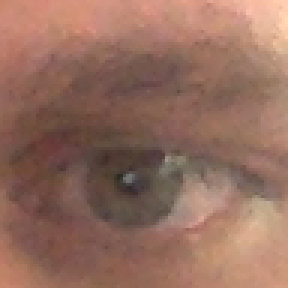
#> input picture PythonScript- EYE DETECTION/input2.png, 96 x 96 px (shown 3 times larger)
$ python pupil4.py
#> lines starting #> are read from the running program, lines starting #| are printed output that depends on the picture
import cv2
import numpy as np
import argparse

import math
from scipy.spatial import distance


# [5 lines of commented-out code are left out]
img = cv2.imread("input2.png", 0)
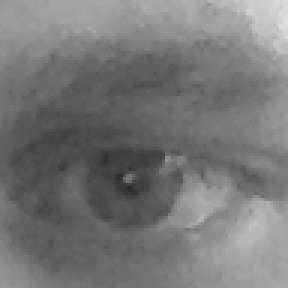
#> img: shape (96, 96) (shown 3 times larger); min 42, max 225, mean 119
img = cv2.medianBlur(img,5)
cimg = cv2.cvtColor(img,cv2.COLOR_GRAY2BGR)


circles = cv2.HoughCircles(img,cv2.HOUGH_GRADIENT,1,100,param1=50,param2=25,minRadius=10,maxRadius=30)
#> circles = None

#> (the run stopped early here; a loop or call above may not have finished)

$ run again, with PythonScript- EYE DETECTION/input.jpg saved as PythonScript- EYE DETECTION/input2.png
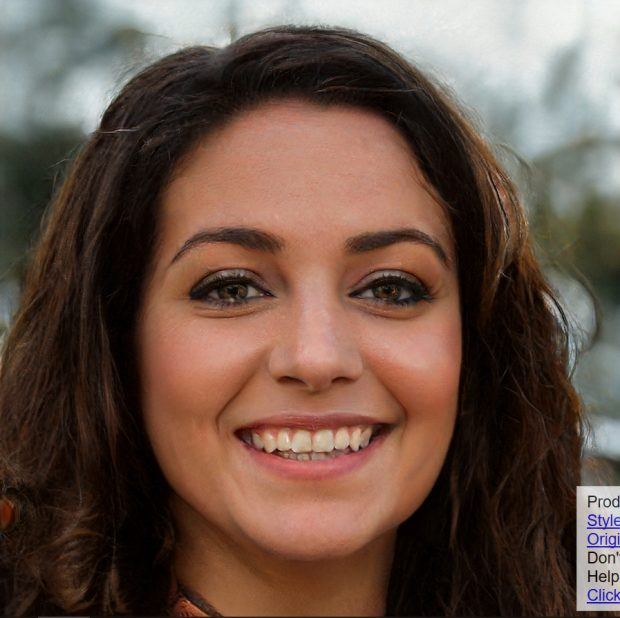
#> input picture PythonScript- EYE DETECTION/input.jpg, 620 x 618 px
#> `img = cv2.imread("input2.png", 0)`:
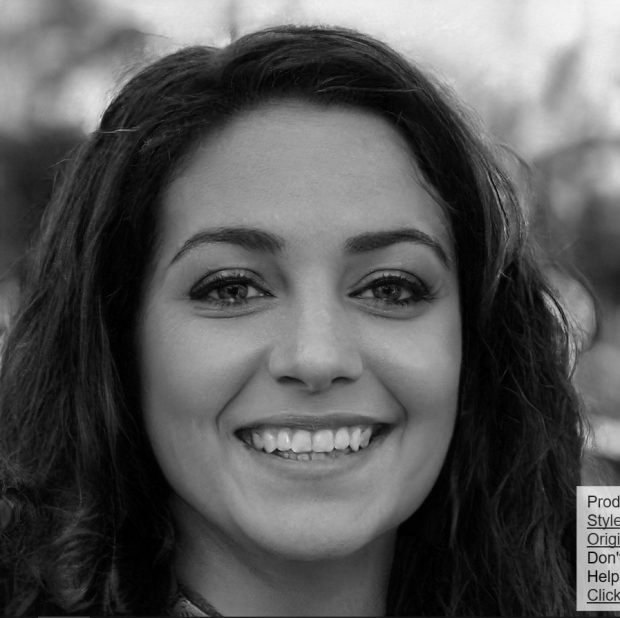
#> img: shape (618, 620); min 0, max 244, mean 87.8
#> `circles = cv2.HoughCircles(img,cv2.HOUGH_GRADIENT,1,100,param1=50,para..`: circles = [[305.5, 444.5, 29.3], [565.5, 295.5, 19.4], [380.5, 297.5, 19.4], [231.5, 286.5, 17.2], [75.5, 564.5, 19.1]]
#> `circles = np.uint16(np.around(circles))`: circles = [[306, 444, 29], [566, 296, 19], [380, 298, 19], [232, 286, 17], [76, 564, 19]]
#> the loop `for i in circles[0,:]:` made 5 passes
#> (printed output is left out)
#> after the loop `for i in circles[0,:]:`:
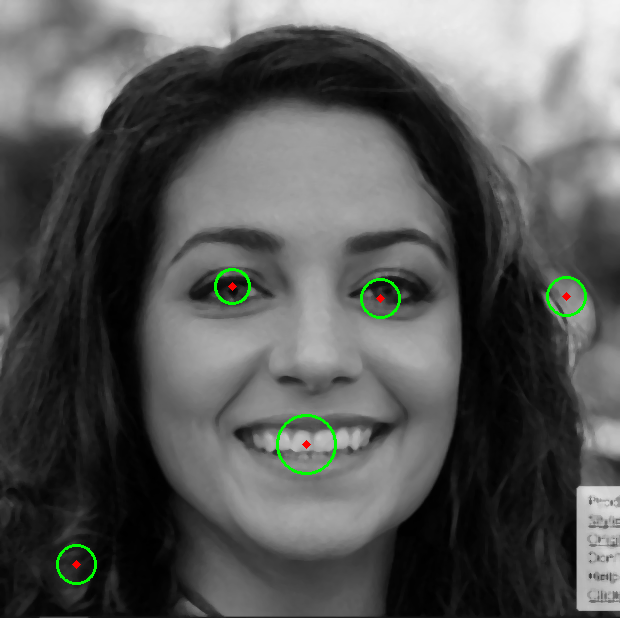
#> cimg: shape (618, 620, 3); mean B, G, R 87.5, 88.7, 87.6
